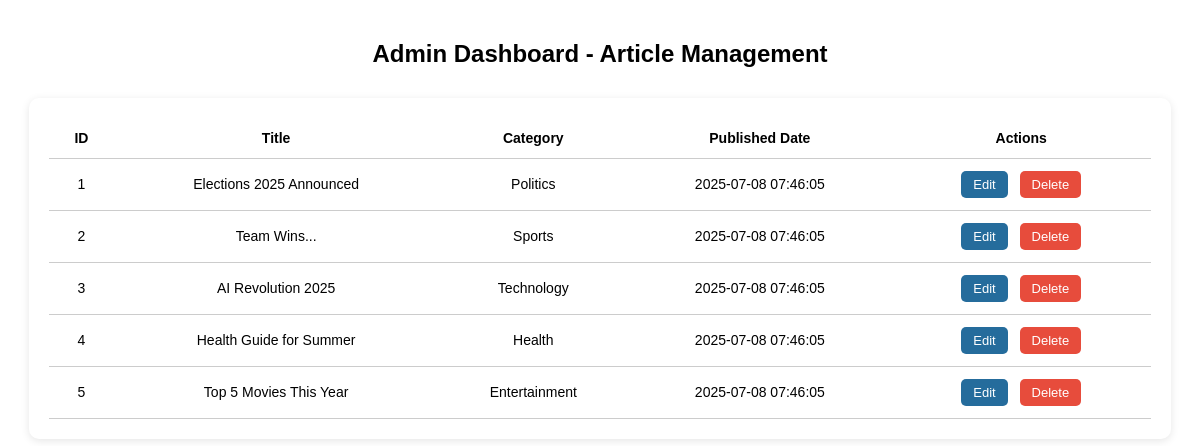
Screenshot of /php_section/admin_dashboard.php (signed in) with the database file from the repository.
### tables this page shows
CREATE TABLE IF NOT EXISTS articles (
  article_id INT AUTO_INCREMENT PRIMARY KEY,
  title VARCHAR(255) NOT NULL,
  content TEXT NOT NULL,
  image_url VARCHAR(255),
  published_date TIMESTAMP DEFAULT CURRENT_TIMESTAMP,
  category_id INT,
  author_id INT,
  FOREIGN KEY (category_id) REFERENCES categories(category_id) ON DELETE SET NULL,
  FOREIGN KEY (author_id) REFERENCES users(user_id) ON DELETE SET NULL
);

CREATE TABLE IF NOT EXISTS categories (
  category_id INT AUTO_INCREMENT PRIMARY KEY,
  category_name VARCHAR(100) NOT NULL
);

### php_section/admin_dashboard.php (the view, shortened to what this page needs)
<?php
include "../Database/db.php";
$sql = 'SELECT * FROM articles JOIN categories ON articles.category_id = categories.category_id';
$result = mysqli_query($conn, $sql);
?>
<!DOCTYPE html>
<html lang="en">
<head>
</head>
<body>
<h2>Admin Dashboard - Article Management</h2>
<div class="dashboard-table">
  <table>
    <tr>
      <th>ID</th>
      <th>Title</th>
      <th>Category</th>
      <th>Published Date</th>
      <th>Actions</th>
    </tr>
    <?php while ($row = mysqli_fetch_assoc($result)) : ?>
      <tr>
        <td><?= $row['article_id']; ?></td>
        <td><?= htmlspecialchars($row['title']); ?></td>
        <td><?= htmlspecialchars($row['category_name']); ?></td>
        <td><?= $row['published_date']; ?></td>
        <td>
          <a href="edit_user.php?id=<?= $row['article_id']; ?>" class="action edit">Edit</a>
          <a href="delete_article.php?id=<?= $row['article_id']; ?>" class="action delete" onclick="return confirm('Are you sure you want to delete this article?');">Delete</a>
        </td>
      </tr>
    <?php endwhile; ?>
  </table>
</div>
</body>
</html>

### php_section/admin_dashboard.php (style rules this page uses)
body { font-family: "Poppins", sans-serif; background-color: var(--gray); margin: 0; padding: 20px; }
h2 { text-align: center; color: var(--main-colorR); margin-bottom: 30px; }
.dashboard-table { background-color: var(--white); padding: 20px; border-radius: 10px; box-shadow: 0 2px 8px rgba(0,0,0,0.1); max-width: 95%; margin: auto; overflow-x: auto; }
table { width: 100%; border-collapse: collapse; }
th, td { padding: 12px; border-bottom: 1px solid #ccc; text-align: center; font-size: 14px; }
th { background-color: var(--main-colorB); color: var(--main-colorB); }
a.action { padding: 6px 12px; text-decoration: none; border-radius: 5px; font-size: 13px; margin: 0 4px; display: inline-block; }
.edit { background-color:rgb(37, 108, 156); color: white; }
.delete { background-color: #e74c3c; color: white; }

### rows the page displays
articles: article_id "1", title "Elections 2025 Announced", category.category_name "Politics", published_date "2025-07-08 07:46:05"
articles: article_id "2", title "Team Wins...", category.category_name "Sports", published_date "2025-07-08 07:46:05"
articles: article_id "3", title "AI Revolution 2025", category.category_name "Technology", published_date "2025-07-08 07:46:05"
articles: article_id "4", title "Health Guide for Summer", category.category_name "Health", published_date "2025-07-08 07:46:05"
articles: article_id "5", title "Top 5 Movies This Year", category.category_name "Entertainment", published_date "2025-07-08 07:46:05"
